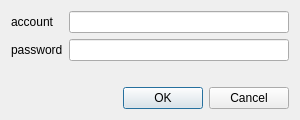
<?xml version="1.0" encoding="UTF-8"?>
<ui version="4.0">
 <class>LoginScreenDialog</class>
 <widget class="QDialog" name="LoginScreenDialog">
  <property name="geometry">
   <rect>
    <x>0</x>
    <y>0</y>
    <width>300</width>
    <height>120</height>
   </rect>
  </property>
  <property name="minimumSize">
   <size>
    <width>300</width>
    <height>120</height>
   </size>
  </property>
  <property name="maximumSize">
   <size>
    <width>300</width>
    <height>120</height>
   </size>
  </property>
  <property name="windowTitle">
   <string>Dialog</string>
  </property>
  <layout class="QVBoxLayout" name="verticalLayout">
   <item>
    <layout class="QFormLayout" name="formLayout">
     <item row="0" column="0">
      <widget class="QLabel" name="accountLabel">
       <property name="text">
        <string>account</string>
       </property>
      </widget>
     </item>
     <item row="0" column="1">
      <widget class="QLineEdit" name="accountLineEdit"/>
     </item>
     <item row="1" column="0">
      <widget class="QLabel" name="passwordLlabel">
       <property name="text">
        <string>password</string>
       </property>
      </widget>
     </item>
     <item row="1" column="1">
      <widget class="QLineEdit" name="passwordLlineEdit">
       <property name="echoMode">
        <enum>QLineEdit::Password</enum>
       </property>
      </widget>
     </item>
    </layout>
   </item>
   <item>
    <widget class="QDialogButtonBox" name="buttonBox">
     <property name="orientation">
      <enum>Qt::Horizontal</enum>
     </property>
     <property name="standardButtons">
      <set>QDialogButtonBox::Cancel|QDialogButtonBox::Ok</set>
     </property>
    </widget>
   </item>
  </layout>
 </widget>
 <resources/>
 <connections>
  <connection>
   <sender>buttonBox</sender>
   <signal>accepted()</signal>
   <receiver>LoginScreenDialog</receiver>
   <slot>accept()</slot>
   <hints>
    <hint type="sourcelabel">
     <x>248</x>
     <y>254</y>
    </hint>
    <hint type="destinationlabel">
     <x>157</x>
     <y>274</y>
    </hint>
   </hints>
  </connection>
  <connection>
   <sender>buttonBox</sender>
   <signal>rejected()</signal>
   <receiver>LoginScreenDialog</receiver>
   <slot>reject()</slot>
   <hints>
    <hint type="sourcelabel">
     <x>316</x>
     <y>260</y>
    </hint>
    <hint type="destinationlabel">
     <x>286</x>
     <y>274</y>
    </hint>
   </hints>
  </connection>
 </connections>
</ui>
